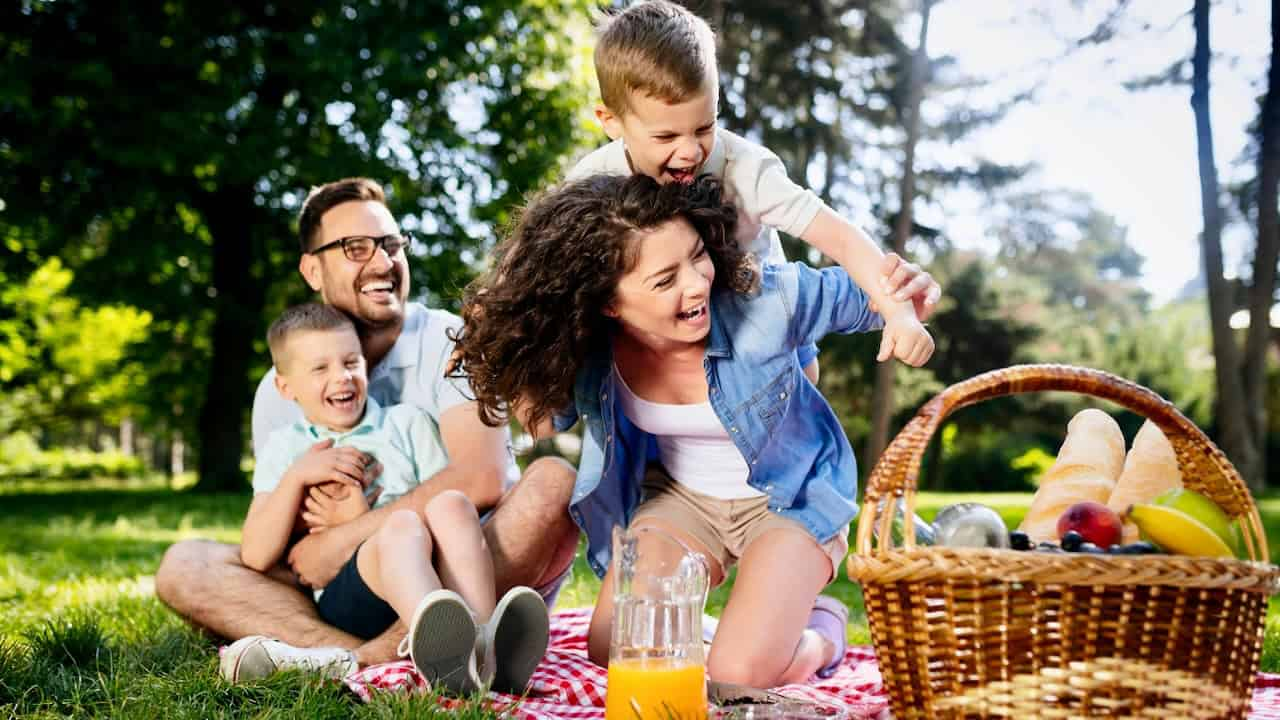
#> input picture AiPicnic.jpeg, 1280 x 720 px, found by its file name
$ python RealTimeRecongition.py
#> lines starting #> are read from the running program, lines starting #| are printed output that depends on the picture; after the words box and inside, x2 and y2 are one past the last pixel; in counts of white or black regions, pixels touching at a corner belong together
import cv2
face_cascade = cv2.CascadeClassifier(cv2.data.haarcascades + 'haarcascade_frontalface_default.xml')
image = cv2.imread('C:\\Users\\aadit\\OneDrive\\Documents\\Python Projects\\pythonw\\ai.py\\Image_manipulation\\AiPicnic.jpeg')
#> image is the input picture: shape (720, 1280, 3); mean B, G, R 97.4, 119.8, 127.8
gray = cv2.cvtColor(image, cv2.COLOR_BGR2GRAY)
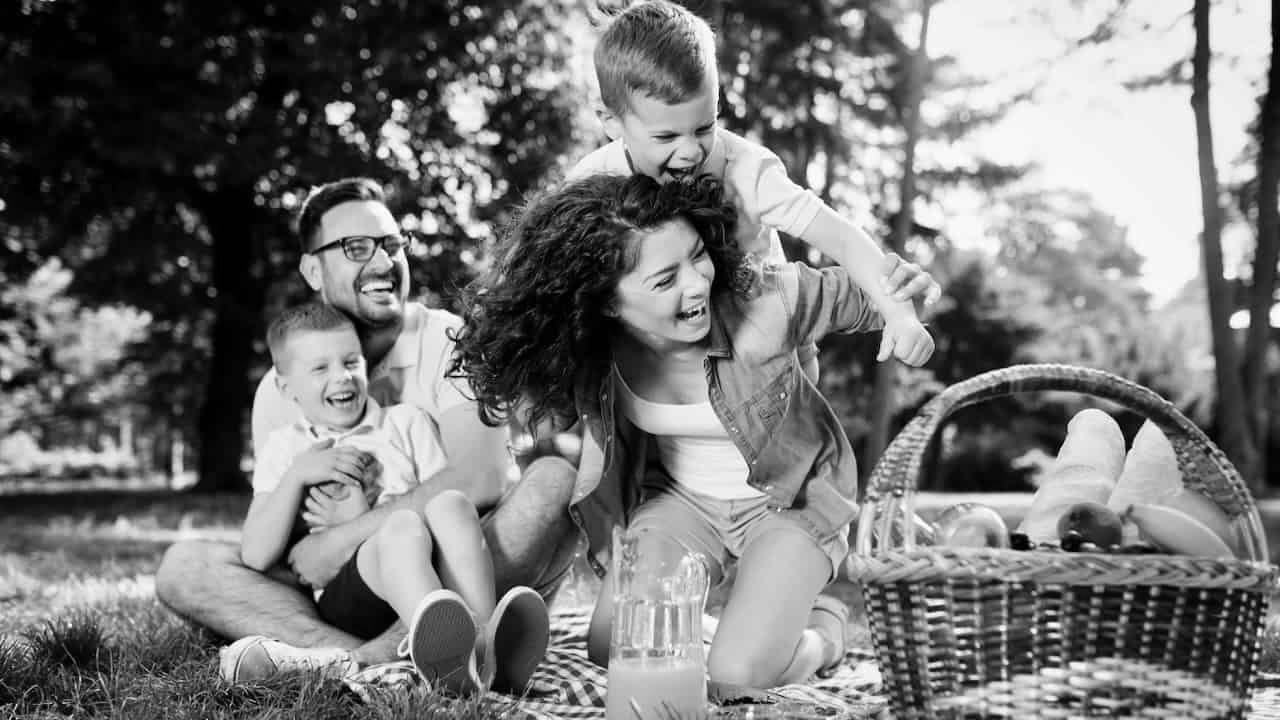
#> gray: shape (720, 1280); min 0, max 255, mean 119.7
cv2.imshow
faces = face_cascade.detectMultiScale(gray, scaleFactor=1.1, minNeighbors=5, minSize=(30, 30))
#> faces = [[289, 330, 90, 90], [599, 213, 134, 134]]
for (x, y, w, h) in faces:
    cv2.rectangle(image, (x, y), (x + w, y + h), (255, 0, 0), 2)
#> this loop made 2 passes
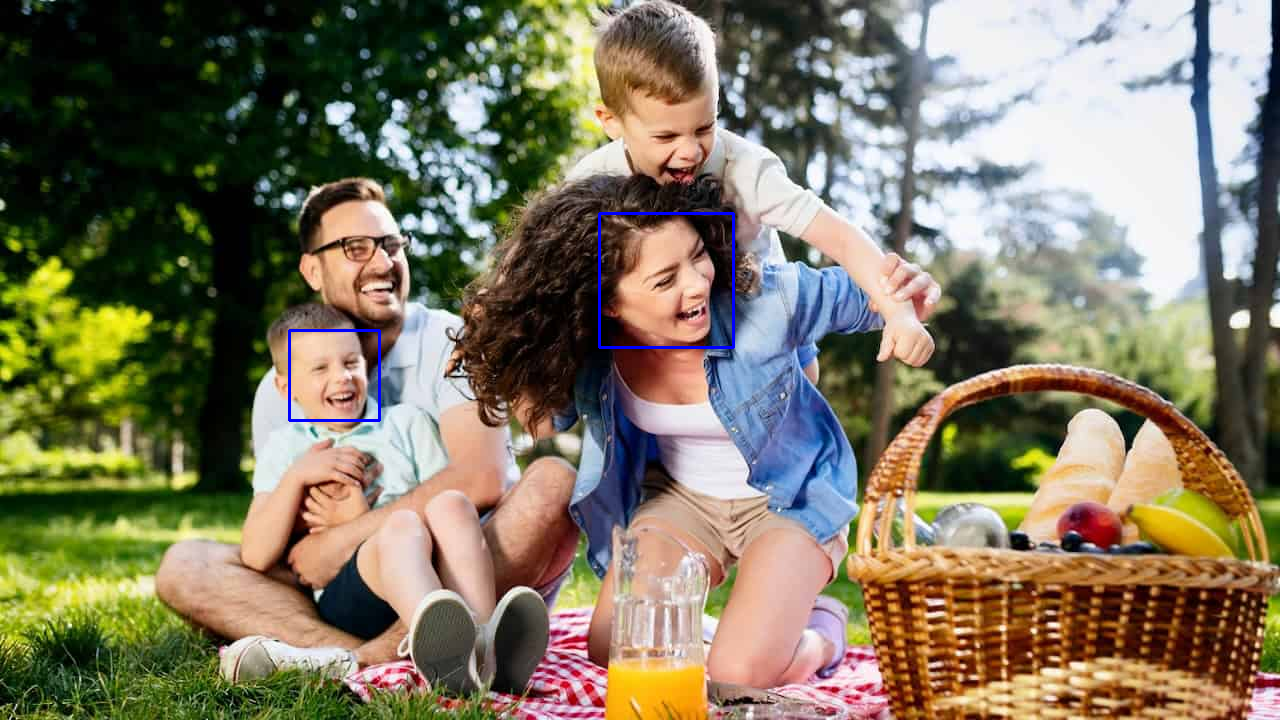
#> image: shape (720, 1280, 3); 0.29% of pixels changed, all inside (x1, y1, x2, y2) = (288, 212, 735, 422)
font = cv2.FONT_HERSHEY_SIMPLEX
#> font = 0
cv2.putText(image, f'People Count: {len(faces)}', (10, 30), font, 1, (0, 255, 0), 2, cv2.LINE_AA)
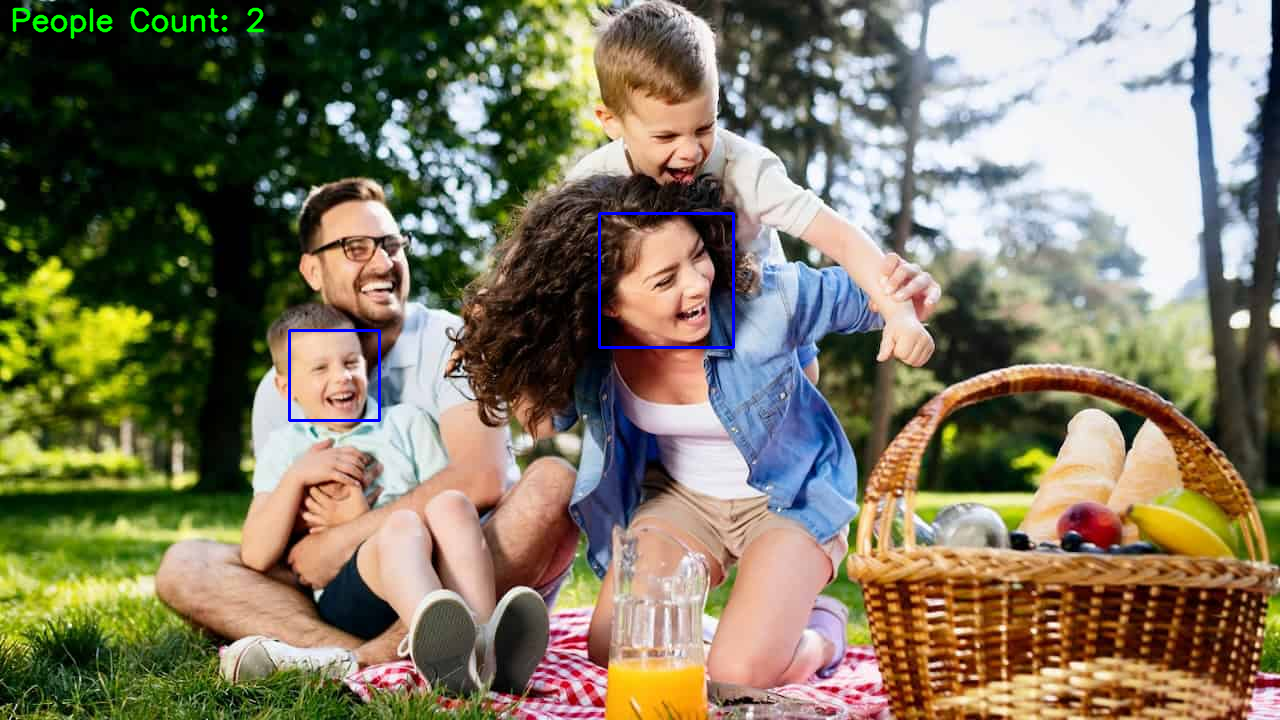
#> image: shape (720, 1280, 3); 0.29% of pixels changed, all inside (x1, y1, x2, y2) = (12, 7, 265, 40)

cv2.imshow('Face Tracking and Counting', image)


cv2.destroyAllWindows()
